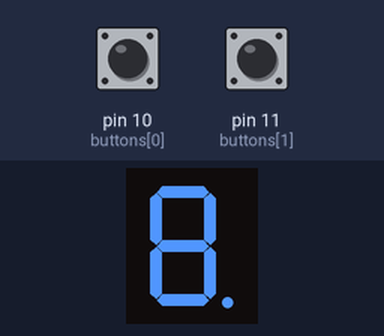
A sketch run on a simulated Arduino Uno, built with avr-gcc and run on an emulated ATmega328P. Parts: 1-digit seven-segment display. Wiring (inferred from the names in the program): 1-digit 7-segment display, segments lit when LOW: segments pin 2, pin 3, pin 4, pin 5, pin 6, pin 7, pin 8, pin 9. The inputs (shaded band) are chosen by the test bench; at power-on: pin 10 (buttons[0]) LOW, pin 11 (buttons[1]) LOW. Random numbers use the default seed unless the sketch sets one; the segment pins are drawn as the display they are named for; what the sketch prints to the serial monitor is not drawn.

Above: at 1.2 s.
1.3 s: pin 10 (buttons[0]) pulled HIGH for 0.15 s
At 2.5 s:
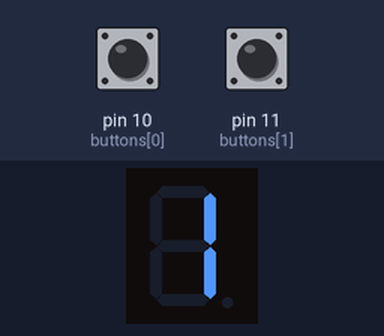
2.9 s: pin 11 (buttons[1]) pulled HIGH for 0.15 s
At 3.8 s:
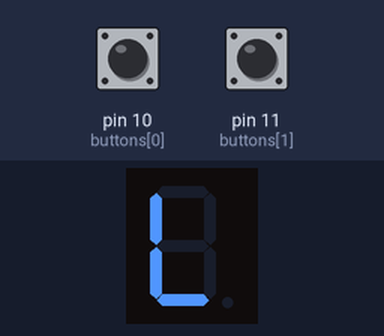
4.5 s: pin 10 (buttons[0]) pulled HIGH for 1 s
At 5.1 s:
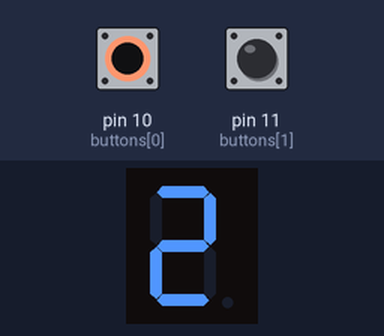
7.0 s: pin 10 (buttons[0]) pulled HIGH for 0.15 s
At 8.2 s:
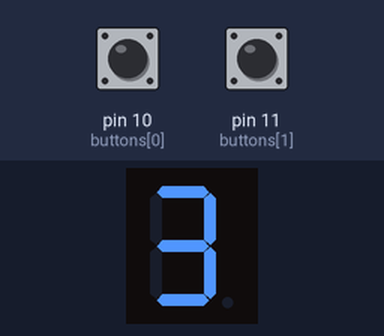
8.6 s: pin 10 (buttons[0]) pulled HIGH for 3.2 s
At 9.4 s:
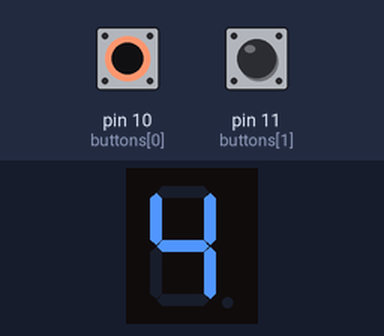
13.3 s: pin 10 (buttons[0]) pulled HIGH for 0.15 s
At 14.2 s:
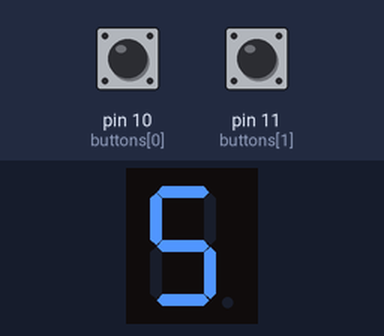
Timing chart, 0 to 15.9 s (numbered marks = the images above; inputs shaded):
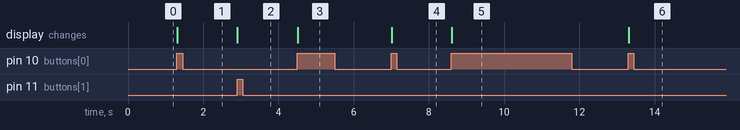

Measured:
- after the input at 1.3 s, the display: changes at once (image 1)
- after the input at 2.9 s, the display: changes at once (image 2)
- after the input at 4.5 s, the display: changes at once (image 3)
- after the input at 7.0 s, the display: changes at once (image 4)
- after the input at 8.6 s, the display: changes at once (image 5)
- after the input at 13.3 s, the display: changes at once (image 6)

The sketch:

ITC03_Seven_Seg.ino
```cpp
int buttons[2] = {10, 11};
int readings[2];
// pressed = high

int buttonState[2];
int lastButtonState[2] = {LOW, LOW};
unsigned long lastDebounceTime[2];

// tinker is weird with the debounceDelay
long debounceDelay = 10;

int random_number = random(1, 9);
int guess_number = 0;

int bitPattern[10] = {B11000000, B11111001, B10100100, B10110000, B10011001, B10010010, B10000010, B11111000, B10000000, B10010000};
const byte numPins = 8;
//A, B, C, D, E, F, G, DP
const int segmentPins[8] = {2, 3, 4, 5, 6, 7, 8, 9};

void setup() {
  Serial.begin(19200);
  pinMode(buttons[0], INPUT);
  pinMode(buttons[1], INPUT);

  for (int i = 0; i < numPins; i++)
    pinMode(segmentPins[i], OUTPUT);

  Serial.print("random number = ");
  Serial.println(random_number);
}

void loop() {
  handle_guess_button();
  handle_start_button();
}


void displayNumber(int number)
{
  boolean isBitSet;
  for (int segment = 0; segment < 8; segment++) {
    isBitSet = bitRead(bitPattern[number], segment);
    digitalWrite(segmentPins[segment], isBitSet);
  }
}

void displayGuessResult(int guessResult)
{
  //0          G          L
  int guessBitPattern[3] = {B11000000, B11000010, B11000111};
  boolean isBitSet;
  for (int segment = 0; segment < 8; segment++) {
    isBitSet = bitRead(guessBitPattern[guessResult], segment);
    digitalWrite(segmentPins[segment], isBitSet);
  }
}

void handle_guess_button()
{
  readings[0] = digitalRead(buttons[0]);
  //increment guess number in pressed.
  if (readings[0] != lastButtonState[0])
  {
    lastDebounceTime[0] = millis();
  }
  if ((millis() - lastDebounceTime[0]) > debounceDelay)
  {
    if (readings[0] != buttonState[0])
    {
      buttonState[0] = readings[0];

      if (buttonState[0] == HIGH)
      {
        //increment guess number in pressed.
        guess_number = guess_number + 1 > 9 ? 1 : guess_number + 1;
        displayNumber(guess_number);
      }
    }
  }
  lastButtonState[0] = readings[0];
}

void handle_start_button()
{
  readings[1] = digitalRead(buttons[1]);
  // if start pressed :
  if (readings[1] != lastButtonState[1])
  {
    lastDebounceTime[1] = millis();
  }
  if ((millis() - lastDebounceTime[1]) > debounceDelay)
  {
    if (readings[1] != buttonState[1])
    {
      buttonState[1] = readings[1];

      if (buttonState[1] == HIGH)
      {
        if (guess_number == random_number)
        {
          displayGuessResult(0);
          random_number = random(1,9);
          Serial.print("random number = ");
          Serial.println(random_number);
        }
        else if (guess_number > random_number)
        {
          displayGuessResult(1);
        }
        else
        {
          displayGuessResult(2);
        }
      }
    }
  }
  lastButtonState[1] = readings[1];
}
```
